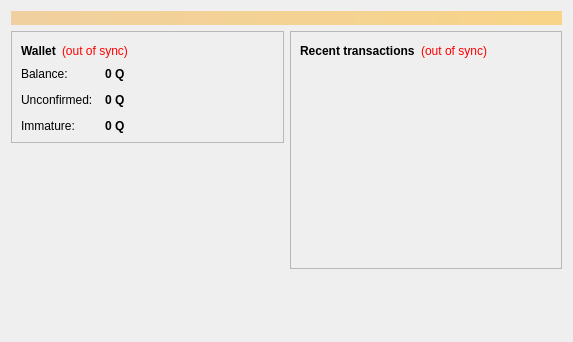
<?xml version="1.0" encoding="UTF-8"?>
<ui version="4.0">
 <class>OverviewPage</class>
 <widget class="QWidget" name="OverviewPage">
  <property name="geometry">
   <rect>
    <x>0</x>
    <y>0</y>
    <width>573</width>
    <height>342</height>
   </rect>
  </property>
  <property name="windowTitle">
   <string>Form</string>
  </property>
  <layout class="QVBoxLayout" name="topLayout">
   <item>
    <widget class="QLabel" name="labelAlerts">
     <property name="visible">
      <bool>false</bool>
     </property>
     <property name="styleSheet">
      <string notr="true">background-color: qlineargradient(x1: 0, y1: 0, x2: 1, y2: 0, stop:0 #F0D0A0, stop:1 #F8D488); color:#000000;</string>
     </property>
     <property name="wordWrap">
      <bool>true</bool>
     </property>
     <property name="margin">
      <number>3</number>
     </property>
    </widget>
   </item>
   <item>
    <layout class="QHBoxLayout" name="horizontalLayout" stretch="1,1">
     <item>
      <layout class="QVBoxLayout" name="verticalLayout_2">
       <item>
        <widget class="QFrame" name="frame">
         <property name="frameShape">
          <enum>QFrame::StyledPanel</enum>
         </property>
         <property name="frameShadow">
          <enum>QFrame::Raised</enum>
         </property>
         <layout class="QVBoxLayout" name="verticalLayout_4">
          <item>
           <layout class="QHBoxLayout" name="horizontalLayout_4">
            <item>
             <widget class="QLabel" name="label_5">
              <property name="font">
               <font>
                <weight>75</weight>
                <bold>true</bold>
               </font>
              </property>
              <property name="text">
               <string>Wallet</string>
              </property>
             </widget>
            </item>
            <item>
             <widget class="QLabel" name="labelWalletStatus">
              <property name="toolTip">
               <string>The displayed information may be out of date. Your wallet automatically synchronizes with the Bitcoin network after a connection is established, but this process has not completed yet.</string>
              </property>
              <property name="styleSheet">
               <string notr="true">QLabel { color: red; }</string>
              </property>
              <property name="text">
               <string notr="true">(out of sync)</string>
              </property>
              <property name="alignment">
               <set>Qt::AlignLeading|Qt::AlignLeft|Qt::AlignVCenter</set>
              </property>
             </widget>
            </item>
            <item>
             <spacer name="horizontalSpacer_2">
              <property name="orientation">
               <enum>Qt::Horizontal</enum>
              </property>
              <property name="sizeHint" stdset="0">
               <size>
                <width>40</width>
                <height>20</height>
               </size>
              </property>
             </spacer>
            </item>
           </layout>
          </item>
          <item>
           <layout class="QFormLayout" name="formLayout_2">
            <property name="fieldGrowthPolicy">
             <enum>QFormLayout::AllNonFixedFieldsGrow</enum>
            </property>
            <property name="horizontalSpacing">
             <number>12</number>
            </property>
            <property name="verticalSpacing">
             <number>12</number>
            </property>
            <item row="0" column="0">
             <widget class="QLabel" name="label">
              <property name="text">
               <string>Balance:</string>
              </property>
             </widget>
            </item>
            <item row="0" column="1">
             <widget class="QLabel" name="labelBalance">
              <property name="font">
               <font>
                <weight>75</weight>
                <bold>true</bold>
               </font>
              </property>
              <property name="cursor">
               <cursorShape>IBeamCursor</cursorShape>
              </property>
              <property name="toolTip">
               <string>Your current balance</string>
              </property>
              <property name="text">
               <string notr="true">0 Q</string>
              </property>
              <property name="textInteractionFlags">
               <set>Qt::LinksAccessibleByMouse|Qt::TextSelectableByKeyboard|Qt::TextSelectableByMouse</set>
              </property>
             </widget>
            </item>
            <item row="1" column="0">
             <widget class="QLabel" name="label_3">
              <property name="text">
               <string>Unconfirmed:</string>
              </property>
             </widget>
            </item>
            <item row="1" column="1">
             <widget class="QLabel" name="labelUnconfirmed">
              <property name="font">
               <font>
                <weight>75</weight>
                <bold>true</bold>
               </font>
              </property>
              <property name="cursor">
               <cursorShape>IBeamCursor</cursorShape>
              </property>
              <property name="toolTip">
               <string>Total of transactions that have yet to be confirmed, and do not yet count toward the current balance</string>
              </property>
              <property name="text">
               <string notr="true">0 Q</string>
              </property>
              <property name="textInteractionFlags">
               <set>Qt::LinksAccessibleByMouse|Qt::TextSelectableByKeyboard|Qt::TextSelectableByMouse</set>
              </property>
             </widget>
            </item>
            <item row="2" column="0">
             <widget class="QLabel" name="labelImmatureText">
              <property name="text">
               <string>Immature:</string>
              </property>
             </widget>
            </item>
            <item row="2" column="1">
             <widget class="QLabel" name="labelImmature">
              <property name="font">
               <font>
                <weight>75</weight>
                <bold>true</bold>
               </font>
              </property>
              <property name="toolTip">
               <string>Mined balance that has not yet matured</string>
              </property>
              <property name="text">
               <string notr="true">0 Q</string>
              </property>
              <property name="textInteractionFlags">
               <set>Qt::LinksAccessibleByMouse|Qt::TextSelectableByKeyboard|Qt::TextSelectableByMouse</set>
              </property>
             </widget>
            </item>
           </layout>
          </item>
         </layout>
        </widget>
       </item>
       <item>
        <spacer name="verticalSpacer">
         <property name="orientation">
          <enum>Qt::Vertical</enum>
         </property>
         <property name="sizeHint" stdset="0">
          <size>
           <width>20</width>
           <height>40</height>
          </size>
         </property>
        </spacer>
       </item>
      </layout>
     </item>
     <item>
      <layout class="QVBoxLayout" name="verticalLayout_3">
       <item>
        <widget class="QFrame" name="frame_2">
         <property name="frameShape">
          <enum>QFrame::StyledPanel</enum>
         </property>
         <property name="frameShadow">
          <enum>QFrame::Raised</enum>
         </property>
         <layout class="QVBoxLayout" name="verticalLayout">
          <item>
           <layout class="QHBoxLayout" name="horizontalLayout_2">
            <item>
             <widget class="QLabel" name="label_4">
              <property name="text">
               <string>&lt;b&gt;Recent transactions&lt;/b&gt;</string>
              </property>
             </widget>
            </item>
            <item>
             <widget class="QLabel" name="labelTransactionsStatus">
              <property name="toolTip">
               <string>The displayed information may be out of date. Your wallet automatically synchronizes with the Bitcoin network after a connection is established, but this process has not completed yet.</string>
              </property>
              <property name="styleSheet">
               <string notr="true">QLabel { color: red; }</string>
              </property>
              <property name="text">
               <string notr="true">(out of sync)</string>
              </property>
              <property name="alignment">
               <set>Qt::AlignRight|Qt::AlignTrailing|Qt::AlignVCenter</set>
              </property>
             </widget>
            </item>
            <item>
             <spacer name="horizontalSpacer">
              <property name="orientation">
               <enum>Qt::Horizontal</enum>
              </property>
              <property name="sizeHint" stdset="0">
               <size>
                <width>40</width>
                <height>20</height>
               </size>
              </property>
             </spacer>
            </item>
           </layout>
          </item>
          <item>
           <widget class="QListView" name="listTransactions">
            <property name="styleSheet">
             <string notr="true">QListView { background: transparent; }</string>
            </property>
            <property name="frameShape">
             <enum>QFrame::NoFrame</enum>
            </property>
            <property name="verticalScrollBarPolicy">
             <enum>Qt::ScrollBarAlwaysOff</enum>
            </property>
            <property name="horizontalScrollBarPolicy">
             <enum>Qt::ScrollBarAlwaysOff</enum>
            </property>
            <property name="selectionMode">
             <enum>QAbstractItemView::NoSelection</enum>
            </property>
           </widget>
          </item>
         </layout>
        </widget>
       </item>
       <item>
        <spacer name="verticalSpacer_2">
         <property name="orientation">
          <enum>Qt::Vertical</enum>
         </property>
         <property name="sizeHint" stdset="0">
          <size>
           <width>20</width>
           <height>40</height>
          </size>
         </property>
        </spacer>
       </item>
      </layout>
     </item>
    </layout>
   </item>
  </layout>
 </widget>
 <resources/>
 <connections/>
</ui>
